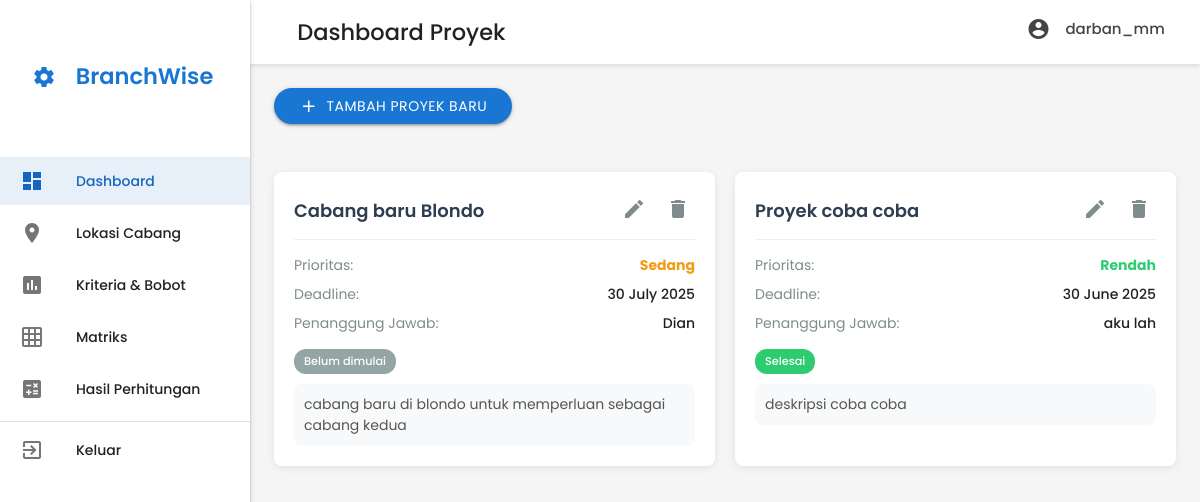
The app's page /dashboard.php (signed in) with its own data.
### tables this page shows
CREATE TABLE `projects` (
  `id` int(11) NOT NULL,
  `user_id` int(11) NOT NULL,
  `project_name` varchar(255) NOT NULL,
  `description` text DEFAULT NULL,
  `priority` enum('tinggi','sedang','rendah') NOT NULL,
  `status` enum('belum dimulai','dalam pengerjaan','selesai') NOT NULL,
  `deadline` date DEFAULT NULL,
  `assignee` varchar(255) DEFAULT NULL,
  `created_at` datetime DEFAULT current_timestamp(),
  `updated_at` datetime DEFAULT current_timestamp() ON UPDATE current_timestamp()
);

### dashboard.php (the view, shortened to what this page needs)
<?php
include 'db_connect.php';
$current_user_id = $_SESSION['user_id'];
$current_username = $_SESSION['username'];
$projects_data = [];
$sql = "SELECT id, project_name, description, priority, status, deadline, assignee FROM projects WHERE user_id = ? ORDER BY id DESC";
$stmt = $conn->prepare($sql);
$stmt->bind_param("i", $current_user_id);
$stmt->execute();
$result = $stmt->get_result();
if ($result->num_rows > 0) {
    while($row = $result->fetch_assoc()) {
        $projects_data[] = $row;
    }
}
?>
<!DOCTYPE html>
<html lang="id">
<head>
    <link rel="stylesheet" href="https://cdnjs.cloudflare.com/ajax/libs/materialize/1.0.0/css/materialize.min.css">
    <link rel="stylesheet" href="https://cdnjs.cloudflare.com/ajax/libs/font-awesome/6.4.0/css/all.min.css">
</head>
<body>
    <ul id="slide-out" class="sidenav sidenav-fixed">
        <li>
            <div class="user-view">
                <div class="logo">
                    <span class="blue-text text-darken-2" style="font-size: 1.5rem; font-weight: 600;"><i class="sets material-icons left">settings</i>BranchWise</span>
                </div>
            </div>
        </li>
        <li><a class="active" href="dashboard.php"><i class="material-icons">dashboard</i>Dashboard</a></li>
        <li><a href="lokasi.php"><i class="material-icons">location_on</i>Lokasi Cabang</a></li>
        <li><a href="kriteria.php"><i class="material-icons">assessment</i>Kriteria & Bobot</a></li>
        <li><a href="matriks.php"><i class="material-icons">grid_on</i>Matriks</a></li>
        <li><a href="hasil_perhitungan.php"><i class="material-icons">calculate</i>Hasil Perhitungan</a></li>
        <li><div class="divider"></div></li>
        <li><a href="index.php"><i class="material-icons">exit_to_app</i>Keluar</a></li>
    </ul>
    <main>
        <div class="header">
            <div class="row valign-wrapper" style="margin-bottom: 0; width: 100%;">
                <div class="col s6">
                    <h1 class="page-title">Dashboard Proyek</h1>
                </div>
                <div class="col s6 right-align">
                    <span style="color: #444; font-weight: 500; display: inline-flex; align-items: center;">
                        <i class="material-icons left">account_circle</i>
                        <?php echo htmlspecialchars($current_username); ?>
                    </span>
                </div>
                </div>
        </div>
        <div class="add-task-btn">
            <a href="#add-task-modal" class="btn waves-effect waves-light blue darken-2 modal-trigger">
                <i class="material-icons left">add</i>Tambah Proyek Baru
            </a>
        </div>
        <div class="task-grid">
            <?php if (!empty($projects_data)): ?>
                <?php foreach ($projects_data as $project):
                    $priority_class = '';
                    if ($project['priority'] == 'tinggi') $priority_class = 'priority-high';
                    else if ($project['priority'] == 'sedang') $priority_class = 'priority-medium';
                    else if ($project['priority'] == 'rendah') $priority_class = 'priority-low';
                    $status_class = '';
                    if ($project['status'] == 'belum dimulai') $status_class = 'status-todo';
                    else if ($project['status'] == 'dalam pengerjaan') $status_class = 'status-progress';
                    else if ($project['status'] == 'selesai') $status_class = 'status-completed';
                ?>
                <div class="task-card" data-project-id="<?php echo $project['id']; ?>">
                    <div class="task-header">
                        <h2 class="task-title" data-task-title="<?php echo htmlspecialchars($project['project_name']); ?>">
                            <a href="lokasi.php?project_id=<?php echo $project['id']; ?>" style="color: inherit; text-decoration: none;">
                                <?php echo htmlspecialchars($project['project_name']); ?>
                            </a>
                        </h2>
                        <div class="task-actions">
                            <button class="action-btn edit-btn modal-trigger" href="#edit-task-modal" title="Edit"
                                data-project-id="<?php echo $project['id']; ?>"
                                data-project-name="<?php echo htmlspecialchars($project['project_name']); ?>"
                                data-description="<?php echo htmlspecialchars($project['description']); ?>"
                                data-priority="<?php echo htmlspecialchars($project['priority']); ?>"
                                data-deadline="<?php echo htmlspecialchars($project['deadline']); ?>"
                                data-assignee="<?php echo htmlspecialchars($project['assignee']); ?>"
                                data-status="<?php echo htmlspecialchars($project['status']); ?>">
                                <i class="material-icons">edit</i>
                            </button>
                            <button class="action-btn delete-btn" title="Hapus"
                                data-project-id="<?php echo $project['id']; ?>"
                                data-project-name="<?php echo htmlspecialchars($project['project_name']); ?>">
                                <i class="material-icons">delete</i>
                            </button>
                        </div>
                    </div>
                    <div class="task-info">
                        <div class="info-row">
                            <span class="info-label">Prioritas:</span>
                            <span class="info-value <?php echo $priority_class; ?>" data-task-priority="<?php echo htmlspecialchars($project['priority']); ?>">
                                <?php echo htmlspecialchars(ucfirst($project['priority'])); ?>
                            </span>
                        </div>
                        <div class="info-row">
                            <span class="info-label">Deadline:</span>
                            <span class="info-value" data-task-deadline="<?php echo htmlspecialchars($project['deadline']); ?>">
                                <?php echo htmlspecialchars($project['deadline'] ? date('d F Y', strtotime($project['deadline'])) : 'N/A'); ?>
                            </span>
                        </div>
                        <div class="info-row">
                            <span class="info-label">Penanggung Jawab:</span>
                            <span class="info-value" data-task-assignee="<?php echo htmlspecialchars($project['assignee']); ?>">
                                <?php echo htmlspecialchars($project['assignee']); ?>
                            </span>
                        </div>
                    </div>
                    <span class="status-badge <?php echo $status_class; ?>" data-task-status="<?php echo htmlspecialchars($project['status']); ?>">
                        <?php echo htmlspecialchars(ucfirst($project['status'])); ?>
                    </span>
                    <div class="task-description" data-task-description="<?php echo htmlspecialchars($project['description']); ?>">
                        <?php echo htmlspecialchars($project['description']); ?>
                    </div>
                </div>
                <?php endforeach; ?>
            <?php else: ?>
                <div class="col s12 center-align" style="grid-column: 1 / -1;">
                    <p class="grey-text">Anda belum memiliki proyek. Klik "Tambah Proyek Baru" untuk memulai.</p>
                </div>
            <?php endif; ?>
        </div>
    </main>
</body>
</html>

### dashboard.php (style rules this page uses)
:root { --primary-color: #1565c0; --primary-dark: #0d47a1; --secondary-color: #26a69a; --light-gray: #f5f5f5; --dark-gray: #333; }
body { font-family: 'Poppins', sans-serif; background-color: #f5f5f5; display: flex; min-height: 100vh; flex-direction: column; }
main { flex: 1 0 auto; margin-left: 250px; }
.sidenav { width: 250px; padding-top: 20px; position: fixed; height: 100vh; z-index: 999; }
.sidenav .user-view { padding: 32px 32px 16px; }
.sidenav .logo { text-align: center; margin-bottom: 30px; }
.sidenav li>a { padding: 0 20px; height: 48px; line-height: 48px; margin: 4px 0; }
.sidenav li>a>i { margin-right: 12px; color: rgba(0,0,0,0.6); }
.sidenav li>a.active { background-color: rgba(21,101,192,0.1); color: var(--primary-color); font-weight: 500; }
.sidenav li>a.active>i { color: var(--primary-color); }
.header { padding: 0 24px; box-shadow: 0 2px 4px rgba(0,0,0,0.1); background-color: white; height: 64px; display: flex; align-items: center; position: sticky; top: 0; z-index: 998; }
.btn, .btn-large, .btn-small { border-radius: 50px !important; padding-left: 25px; padding-right: 25px; }
.btn .material-icons.left { margin-right: 8px; }
.page-title { font-size: 1.5rem; font-weight: 500; margin: 0; padding-left: 12px; }
.task-grid { display: grid; grid-template-columns: repeat(auto-fill, minmax(350px, 1fr)); gap: 20px; padding: 24px; }
.task-card { background-color: white; border-radius: 8px; box-shadow: 0 2px 8px rgba(0,0,0,0.08); padding: 20px; transition: transform 0.2s; }
.task-header { display: flex; justify-content: space-between; align-items: center; margin-bottom: 15px; border-bottom: 1px solid #eee; padding-bottom: 10px; }
.task-title { font-size: 18px; font-weight: 600; color: #2c3e50; margin: 0; }
.task-actions { display: flex; gap: 10px; }
.action-btn { background: none; border: none; cursor: pointer; color: #7f8c8d; font-size: 16px; transition: color 0.2s; padding: 5px; border-radius: 50%; }
.task-info { margin-bottom: 15px; }
.info-row { display: flex; justify-content: space-between; margin-bottom: 8px; font-size: 14px; }
.info-label { color: #7f8c8d; }
.info-value { font-weight: 500; }
.priority-medium { color: #f39c12; font-weight: bold; }
.priority-low { color: #2ecc71; font-weight: bold; }
.task-description { font-size: 14px; color: #555; line-height: 1.5; margin-top: 10px; padding: 10px; background-color: #f8f9fa; border-radius: 8px; }
.status-badge { display: inline-block; padding: 4px 10px; font-size: 0.75rem; border-radius: 12px; color: white; font-weight: 500; }
.status-todo { background-color: #95a5a6; }
.status-completed { background-color: #2ecc71; }
.add-task-btn { margin: 24px; }
.sets { margin: 13px 10px 0px 0px; }

### records on screen
projects: project_name "Cabang baru Blondo", priority "Sedang", deadline "30 July 2025", assignee "Dian", status "Belum dimulai", description "cabang baru di blondo untuk memperluan sebagai cabang kedua"
projects: project_name "Proyek coba coba", priority "Rendah", deadline "30 June 2025", assignee "aku lah", status "Selesai", description "deskripsi coba coba"

### other values on screen
$current_username "darban_mm"
